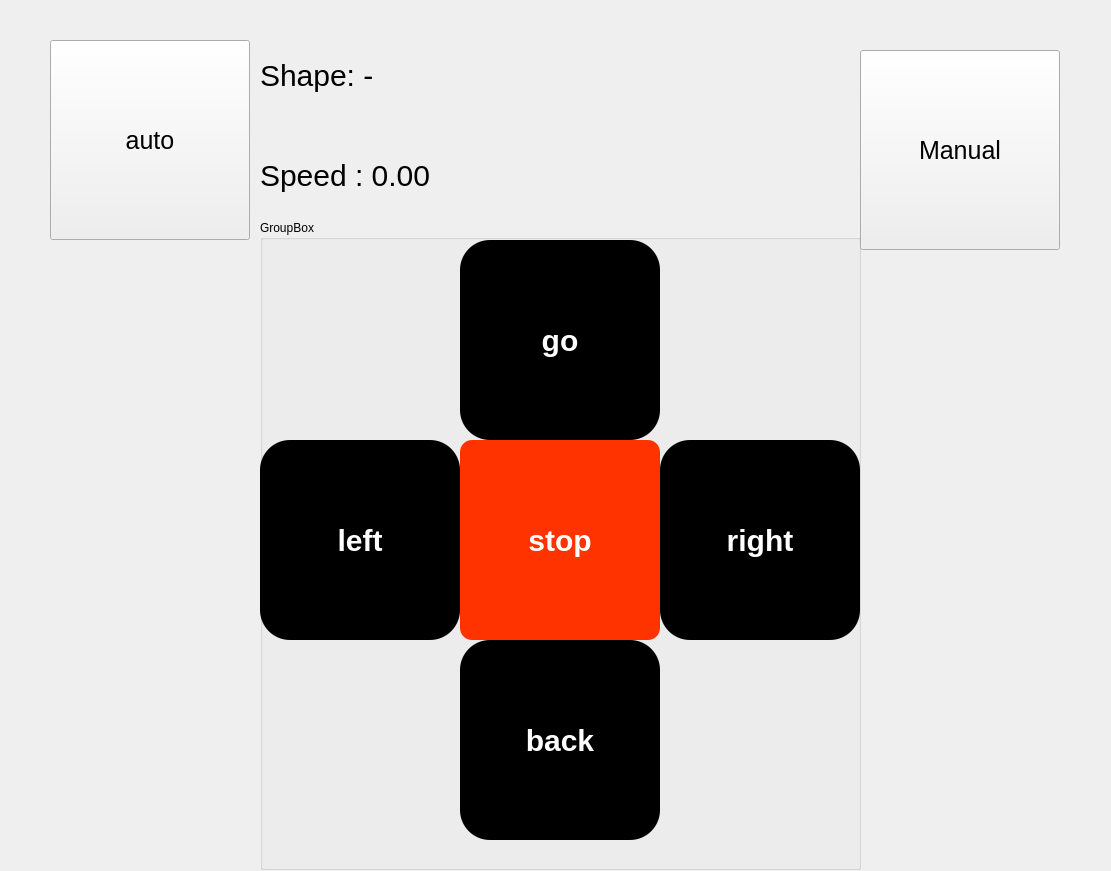
<?xml version="1.0" encoding="UTF-8"?>
<ui version="4.0">
 <class>lblSpeed</class>
 <widget class="QWidget" name="lblSpeed">
  <property name="geometry">
   <rect>
    <x>0</x>
    <y>0</y>
    <width>1111</width>
    <height>871</height>
   </rect>
  </property>
  <property name="windowTitle">
   <string>Form</string>
  </property>
  <widget class="QGroupBox" name="groupBox">
   <property name="geometry">
    <rect>
     <x>260</x>
     <y>220</y>
     <width>601</width>
     <height>650</height>
    </rect>
   </property>
   <property name="title">
    <string>GroupBox</string>
   </property>
   <widget class="QPushButton" name="back">
    <property name="geometry">
     <rect>
      <x>200</x>
      <y>420</y>
      <width>200</width>
      <height>200</height>
     </rect>
    </property>
    <property name="styleSheet">
     <string notr="true">QPushButton {
  background-color: #000000;
  color: white;
  border-radius: 30px;
  padding: 10px;
  font-weight: bold;
font-size : 30px;
}
QPushButton:hover {
  background-color: #9999ff;
font-size : 70px;
}
QPushButton:pressed {
  background-color: #9955ff;
font-size : 70px;
}</string>
    </property>
    <property name="text">
     <string>back</string>
    </property>
   </widget>
   <widget class="QPushButton" name="go">
    <property name="geometry">
     <rect>
      <x>200</x>
      <y>20</y>
      <width>200</width>
      <height>200</height>
     </rect>
    </property>
    <property name="styleSheet">
     <string notr="true">QPushButton {
  background-color: #000000;
  color: white;
  border-radius: 30px;
  padding: 10px;
  font-weight: bold;
font-size : 30px;
}
QPushButton:hover {
  background-color: #9999ff;
font-size : 70px;
}
QPushButton:pressed {
  background-color: #9955ff;
font-size : 70px;
}</string>
    </property>
    <property name="text">
     <string>go</string>
    </property>
   </widget>
   <widget class="QPushButton" name="stop">
    <property name="geometry">
     <rect>
      <x>200</x>
      <y>220</y>
      <width>200</width>
      <height>200</height>
     </rect>
    </property>
    <property name="styleSheet">
     <string notr="true">QPushButton {
  background-color: #ff3300;
  color: white;
  border-radius: 12px;
  padding: 10px;
  font-weight: bold;
 font-size: 30px;
}
QPushButton:hover {
  background-color: #ff0000;
 font-size: 70px;
}
QPushButton:pressed {
  background-color: #ff9900;
	font-size: 50px;
}</string>
    </property>
    <property name="text">
     <string>stop</string>
    </property>
   </widget>
   <widget class="QPushButton" name="left">
    <property name="geometry">
     <rect>
      <x>0</x>
      <y>220</y>
      <width>200</width>
      <height>200</height>
     </rect>
    </property>
    <property name="styleSheet">
     <string notr="true">QPushButton {
  background-color: #000000;
  color: white;
  border-radius: 30px;
  padding: 10px;
  font-weight: bold;
font-size : 30px;
}
QPushButton:hover {
  background-color: #9999ff;
font-size : 70px;
}
QPushButton:pressed {
  background-color: #9955ff;
font-size : 70px;
}</string>
    </property>
    <property name="text">
     <string>left</string>
    </property>
   </widget>
   <widget class="QPushButton" name="right">
    <property name="geometry">
     <rect>
      <x>400</x>
      <y>220</y>
      <width>200</width>
      <height>200</height>
     </rect>
    </property>
    <property name="minimumSize">
     <size>
      <width>0</width>
      <height>0</height>
     </size>
    </property>
    <property name="styleSheet">
     <string notr="true">QPushButton {
  background-color: #000000;
  color: white;
  border-radius: 30px;
  padding: 10px;
  font-weight: bold;
font-size : 30px;
}
QPushButton:hover {
  background-color: #9999ff;
font-size : 70px;
}
QPushButton:pressed {
  background-color: #9955ff;
font-size : 70px;
}</string>
    </property>
    <property name="text">
     <string>right</string>
    </property>
   </widget>
  </widget>
  <widget class="QPushButton" name="auto1">
   <property name="geometry">
    <rect>
     <x>50</x>
     <y>40</y>
     <width>200</width>
     <height>200</height>
    </rect>
   </property>
   <property name="styleSheet">
    <string notr="true">
font-size: 25px;
</string>
   </property>
   <property name="text">
    <string>auto</string>
   </property>
  </widget>
  <widget class="QPushButton" name="manual">
   <property name="geometry">
    <rect>
     <x>860</x>
     <y>50</y>
     <width>200</width>
     <height>200</height>
    </rect>
   </property>
   <property name="styleSheet">
    <string notr="true">font-size: 25px;</string>
   </property>
   <property name="text">
    <string>Manual</string>
   </property>
  </widget>
  <widget class="QLabel" name="Speed">
   <property name="geometry">
    <rect>
     <x>260</x>
     <y>130</y>
     <width>591</width>
     <height>91</height>
    </rect>
   </property>
   <property name="styleSheet">
    <string notr="true">font-size : 30px;</string>
   </property>
   <property name="text">
    <string>Speed : 0.00</string>
   </property>
  </widget>
  <widget class="QLabel" name="Shape">
   <property name="geometry">
    <rect>
     <x>260</x>
     <y>40</y>
     <width>591</width>
     <height>71</height>
    </rect>
   </property>
   <property name="styleSheet">
    <string notr="true">font-size : 30px;</string>
   </property>
   <property name="text">
    <string>Shape: -</string>
   </property>
  </widget>
 </widget>
 <resources/>
 <connections/>
</ui>
